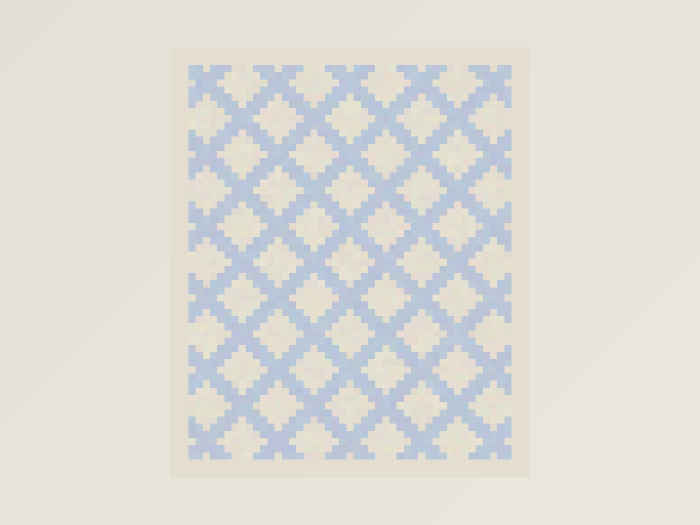
#> input picture tests/fixtures/photoreal/antique_wash_chain_1400.png, 1400 x 1050 px (shown at 1/2 size); its folder holds only this picture in this run
$ python -i ops.py   (imports and definitions only)
#> lines starting #> are read from the running program, lines starting #| are printed output that depends on the picture
#> further down, picture is the input picture: shape (1050, 1400, 3); mean B, G, R 214.4, 221, 223.3
"""Wasm-gate operations (sprint 3 S0, issue #66).

The exact cv2.grabCut and cv2.dft procedures the S0 gate measures, shared
by the native reference capture, the parity test (which runs under BOTH
native CI and the pytest-under-Pyodide job), and the perf script. One
definition, every runtime.

The grabCut seeding here is the gate's fixed probe shape (border ring =
background, centered inner rect = probable foreground); S1 owns the real
strip-uniformity seeding logic.
"""

from pathlib import Path

import cv2
import numpy as np

DETECT_LONGEST = 600  # the ~600 px detection downscale from the plan
GRABCUT_ITERS = 5
GRABCUT_SEED = 42
BORDER_RING_FRACTION = 0.03
INNER_RECT_INSET = 0.25
MAX_LAG_FRACTION = 0.25
PROFILE_LAGS = 60

# --- sprint 4 S0 (issue #92): block-lattice SNR evidence op --------------
# The FROZEN core of the block_lattice_snr detector S1 lands in
# qrep/vision/repeats.py: the exact Lab-channel-swept, scale-swept-detrend 2D
# autocorrelation the wasm gate measures. One definition, every runtime.
#
# Candidate frozen sigma ladder and SNR shape proposed here; Jake freezes the
# ladder, T4, and T5 from S0's baseline report before S1 (parent-issue
# checkbox). The rungs span the fine detrend scales the phone-cap mill-wheel
# class needs (spike: a single fixed 5%-of-inset sigma collapses its ~10 px
# block to SNR 0.00); a coarse rung is unnecessary because a high pass only
# removes structure FINER than its sigma, so large motif periods survive
# every rung.
LADDER_SIGMAS = (1.5, 3.0, 6.0)
SNR_HARMONICS = (1, 2, 3)  # fundamental + first two harmonics of the comb
SNR_MIN_LAG = 5  # grid.py's MIN_PITCH_PX; ignore the zero-lag envelope
# canonical parity config (channel index, sigma): the L channel at the finest
# rung. Deterministic and config-flip-proof, so its fundamental lags pin
# EXACTLY across runtimes while the argmax config's SNR pins within abs-tol.
LADDER_REF_CHANNEL = 0
LADDER_REF_SIGMA = 1.5


# [82 lines left out: functions load_fixture_bgr, grabcut_op, mask_iou, dft_autocorr_op, not called in this run]


# ---------------------------------------------------------------------------
# sprint 4 S0: block-lattice SNR ladder autocorrelation
# ---------------------------------------------------------------------------


def _autocorr_axis_lines(field: np.ndarray) -> tuple[np.ndarray, np.ndarray] | None:
    """Zero-lag-normalized axis profiles of the 2D autocorrelation of `field`.

    Pads to cv2.getOptimalDFTSize so the two DFTs stay fast on the odd
    fixture widths (1754 = 2 x 877 is a worst case for a raw FFT); the pad is
    zeros beyond the signal, which the autocorrelation's zero-lag
    normalization divides out. Returns (profile_x over columns, profile_y over
    rows) or None when the field is flat (degenerate zero-lag)."""
    h, w = field.shape
    oh, ow = cv2.getOptimalDFTSize(h), cv2.getOptimalDFTSize(w)
    padded = np.zeros((oh, ow), np.float32)
    padded[:h, :w] = field
    spectrum = cv2.dft(padded, flags=cv2.DFT_COMPLEX_OUTPUT)
    power = spectrum[..., 0] ** 2 + spectrum[..., 1] ** 2
    packed = np.stack([power, np.zeros_like(power)], axis=-1)
    autocorr = cv2.dft(
        packed, flags=cv2.DFT_INVERSE | cv2.DFT_SCALE | cv2.DFT_COMPLEX_OUTPUT
    )[..., 0]
    zero_lag = float(autocorr[0, 0])
    if zero_lag <= 0:
        return None
    return autocorr[0, :w] / zero_lag, autocorr[:, 0][:h] / zero_lag


def _axis_fundamental(profile: np.ndarray, hi: int) -> int:
    """Smallest comparably-strong (>= 0.5x the strongest) local maximum in
    [SNR_MIN_LAG, hi) - grid.py's frozen fundamental rule, so the coarse block
    period wins over its own harmonics rather than an aliased multiple."""
    lo = SNR_MIN_LAG
    if hi <= lo + 2:
        return 0
    window = profile[lo:hi]
    peaks = [
        i
        for i in range(1, len(window) - 1)
        if window[i] >= window[i - 1] and window[i] >= window[i + 1] and window[i] > 0
    ]
    if not peaks:
        return 0
    strongest = max(float(window[i]) for i in peaks)
    fundamental = next(i for i in peaks if window[i] >= 0.5 * strongest)
    return lo + fundamental


def _axis_snr(profile: np.ndarray, period: int, hi: int) -> float:
    """Peak SNR of the harmonic comb over a global background.

    For each harmonic k the peak value at lag k*period (with +/-1 lag jitter)
    is scored against the whole search band's median and std. A global (not
    local) background does not collapse to zero in the trough of a clean
    lattice, so the statistic stays in a bounded, thresholdable range instead
    of exploding on noiseless renders; averaging over k=1..3 rewards a genuine
    comb over a lone accidental peak."""
    if period < SNR_MIN_LAG:
        return 0.0
    band = profile[SNR_MIN_LAG:hi]
    if band.size == 0:
        return 0.0
    median = float(np.median(band))
    std = float(np.std(band))
    if std < 1e-6:
        return 0.0
    snrs: list[float] = []
    for k in SNR_HARMONICS:
        center = int(round(k * period))
        if center + 1 >= len(profile):
            break
        peak = float(profile[max(0, center - 1) : center + 2].max())
        snrs.append((peak - median) / std)
    if not snrs:
        return 0.0
    return float(sum(snrs) / len(snrs))


def _config_snr(channel: np.ndarray, sigma: float, hi_x: int, hi_y: int):
    """(min-axis SNR, period_x, period_y) for one (channel, sigma) config, or
    None when the detrended channel carries no signal."""
    highpass = channel - cv2.GaussianBlur(channel, (0, 0), sigma)
    if float(highpass.std()) < 0.5:
        return None
    lines = _autocorr_axis_lines(highpass)
    if lines is None:
        return None
    profile_x, profile_y = lines
    period_x = _axis_fundamental(profile_x, hi_x)
    period_y = _axis_fundamental(profile_y, hi_y)
    snr_x = _axis_snr(profile_x, period_x, hi_x)
    snr_y = _axis_snr(profile_y, period_y, hi_y)
    return min(snr_x, snr_y), period_x, period_y, snr_x, snr_y


def lab_ladder_autocorr_op(image_bgr: np.ndarray) -> dict:
    """Block-lattice evidence: the max min-axis SNR over the Lab channel sweep
    (L, a, b) and the frozen detrend-sigma ladder.

    Returns the argmax config's per-axis block periods and SNR plus a fixed
    canonical-config (L channel, finest sigma) measurement whose fundamental
    lags pin exactly across runtimes even when a near-tie flips the argmax
    channel or sigma. Periods are at the INPUT image resolution (no internal
    downscale, so the phone-cap fine periods survive and the lags stay
    integer-exact)."""
    lab = cv2.cvtColor(image_bgr, cv2.COLOR_BGR2Lab).astype(np.float32)
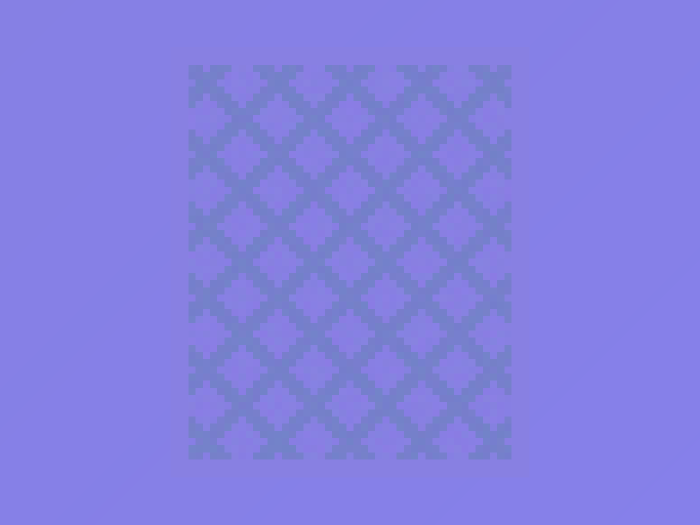
#> lab: shape (1050, 1400, 3) float32 (shown at 1/2 size); mean B, G, R 222.9, 128, 130.5
    h, w = lab.shape[:2]
#> h = 1050; w = 1400
    hi_x, hi_y = w // 4, h // 4
#> hi_x = 350; hi_y = 262

    best = None  # (snr, period_x, period_y, snr_x, snr_y, channel, sigma)
    ref = None  # canonical-config measurement
    for channel_index in range(3):
        channel = lab[:, :, channel_index]
        for sigma in LADDER_SIGMAS:
            result = _config_snr(channel, sigma, hi_x, hi_y)
            if result is None:
                continue
            snr, period_x, period_y, snr_x, snr_y = result
            candidate = (snr, period_x, period_y, snr_x, snr_y, channel_index, sigma)
            if best is None or snr > best[0]:
                best = candidate
            if channel_index == LADDER_REF_CHANNEL and sigma == LADDER_REF_SIGMA:
                ref = (period_x, period_y, snr)
#> this loop made 3 passes
#> pass 1, in lab_ladder_autocorr_op, `channel = lab[:, :, channel_index]`:
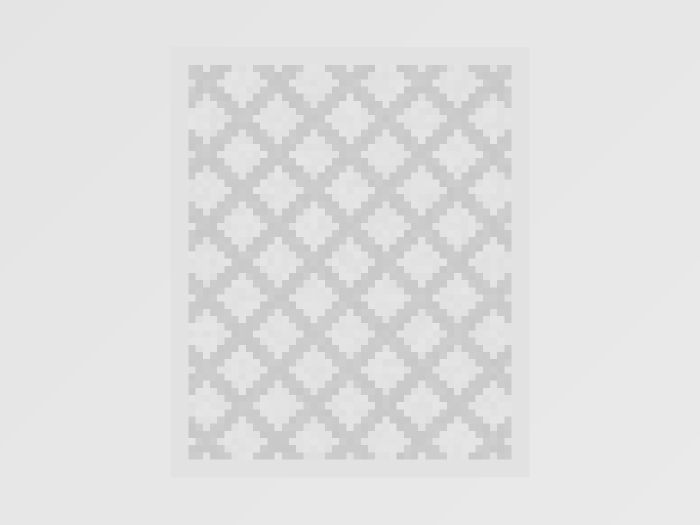
#> channel: shape (1050, 1400) float32 (shown at 1/2 size); min 199, max 234, mean 224.9
#> pass 1, in _config_snr, `highpass = channel - cv2.GaussianBlur(channel, (0, 0), sigma)`:
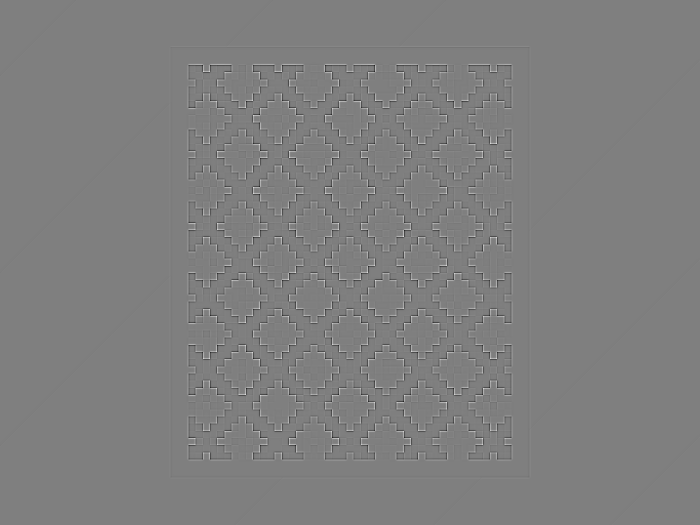
#> highpass: shape (1050, 1400) float32 (shown at 1/2 size); min -17.15, max 17.28, mean -4.99e-06; drawn with min black and max white
#> pass 1, in _autocorr_axis_lines, `autocorr = cv2.dft( packed, flags=cv2.DFT_INVERSE | cv2.DFT_SCALE | cv..`:
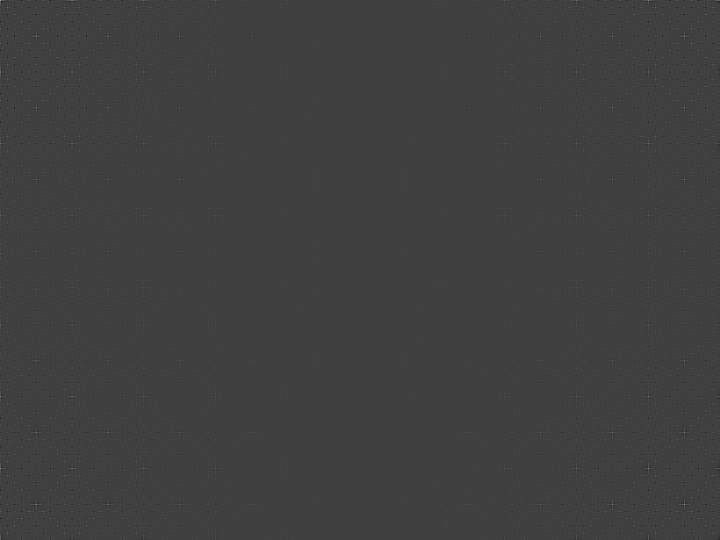
#> autocorr: shape (1080, 1440) float32 (shown at 1/2 size); min -1285296.4, max 3821109.2, mean 0; drawn with min black and max white
#> after the loop, best = (3.99, 144, 143, 3.99, 4.07, 0, 1.5)

    if best is None:
        return {
            "period_x": 0, "period_y": 0, "snr": 0.0, "snr_x": 0.0, "snr_y": 0.0,
            "channel": -1, "sigma": 0.0,
            "ref_lag_x": 0, "ref_lag_y": 0, "ref_snr": 0.0,
        }
    ref = ref if ref is not None else (0, 0, 0.0)
#> ref = (144, 143, 3.99)
    return {
        "period_x": best[1],
        "period_y": best[2],
        "snr": best[0],
        "snr_x": best[3],
        "snr_y": best[4],
        "channel": best[5],
        "sigma": best[6],
        "ref_lag_x": ref[0],
        "ref_lag_y": ref[1],
        "ref_snr": ref[2],
    }


# the gate's op instances: (kind, fixture name, cap)
GRABCUT_CASES = [
    ("render_on_wood", 1400),
    ("render_on_wood", 2000),
    ("screenshot_composite", 1400),
]
DFT_CASES = [
    ("render_on_white", 1400),
    ("render_on_white", 2000),
    ("hst_star", 1400),
]
# ladder-autocorr parity cases: strong dominant configs (stable argmax) plus
# the phone-cap composites that exercise the fine-period rescue path. The
# composite names land with the degraded tier in this same slice.
LADDER_CASES = [
    ("render_on_white", 1400),
    ("hst_star", 1400),
    ("antique_wash_chain", 1400),
    ("quarter_circle_fine", 1400),
    ("two_color_garbage", 1400),
]

>>> import cv2
>>> picture = cv2.imread('../photoreal/antique_wash_chain_1400.png')
>>> result = lab_ladder_autocorr_op(picture)
#> result = 10 items
